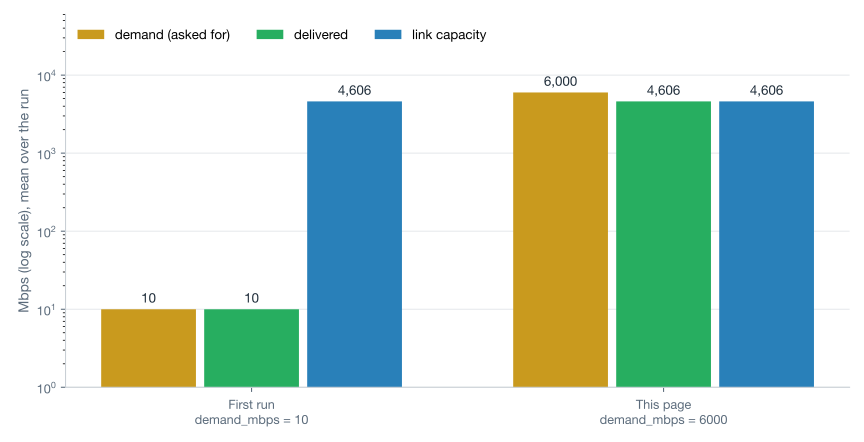

Write the Python code that produced this figure.
"""Generate change-one-setting.svg, the comparison figure on "Change one setting".

It compares two seed-1 runs of the first scenario: the original (10 Mbps
demand) and the copy with demand_mbps = 6000. For each run it draws the
demand, the delivered rate and the link capacity, averaged over the run.
Run it with the project venv from docs/:

    ../.venv/bin/python diagrams/change-one-setting.py \\
        ../outputs/getting-started/01-static-los-baseline \\
        ../outputs/getting-started/01-demand-6000
"""
import csv
import os
import sys

import matplotlib

matplotlib.use("Agg")
import matplotlib.pyplot as plt  # noqa: E402

HERE = os.path.dirname(os.path.abspath(__file__))
TARGET = os.path.join(HERE, "change-one-setting.svg")
INK, MUTED, GRID = "#1f2d3a", "#5b6b7b", "#e6e9ec"
BLUE, AMBER, GREEN = "#2980b9", "#c99a1e", "#27ae60"


def mean_col(path, key):
    with open(path, newline="") as f:
        vals = [float(r[key]) for r in csv.DictReader(f)]
    return sum(vals) / len(vals)


def main():
    root = os.path.join(HERE, "..", "..", "outputs", "getting-started")
    runs = sys.argv[1:3] or [os.path.join(root, "01-static-los-baseline"),
                             os.path.join(root, "01-demand-6000")]
    labels = ["First run\ndemand_mbps = 10", "This page\ndemand_mbps = 6000"]
    series = {"demand": [], "delivered": [], "capacity": []}
    for run in runs:
        seed = os.path.join(run, "seed-1")
        series["demand"].append(mean_col(os.path.join(seed, "flows.csv"), "demand_mbps"))
        series["delivered"].append(mean_col(os.path.join(seed, "flows.csv"), "delivered_mbps"))
        series["capacity"].append(mean_col(os.path.join(seed, "links.csv"), "capacity_mbps"))

    plt.rcParams["font.family"] = ["Helvetica Neue", "Helvetica", "Arial", "DejaVu Sans"]
    fig, ax = plt.subplots(figsize=(9, 4.6))
    fig.patch.set_facecolor("white")
    width = 0.25
    bars = [("demand", "demand (asked for)", AMBER), ("delivered", "delivered", GREEN),
            ("capacity", "link capacity", BLUE)]
    for i, (key, name, color) in enumerate(bars):
        xs = [x + (i - 1) * width for x in range(len(runs))]
        rects = ax.bar(xs, series[key], width * 0.92, color=color, label=name)
        for r, v in zip(rects, series[key]):
            ax.text(r.get_x() + r.get_width() / 2, v * 1.12, f"{v:,.0f}", ha="center",
                    va="bottom", fontsize=10, color=INK)
    ax.set_yscale("log")
    ax.set_ylim(1, 60000)
    ax.set_xticks(range(len(runs)))
    ax.set_xticklabels(labels, fontsize=11, color=INK)
    ax.set_ylabel("Mbps (log scale), mean over the run", fontsize=10.5, color=MUTED)
    ax.grid(True, axis="y", color=GRID, linewidth=0.8)
    ax.set_axisbelow(True)
    for side in ("top", "right"):
        ax.spines[side].set_visible(False)
    for side in ("left", "bottom"):
        ax.spines[side].set_color("#c9cfd5")
    ax.tick_params(colors=MUTED, labelsize=9.5)
    ax.legend(loc="upper left", fontsize=10, frameon=False, ncol=3)
    fig.tight_layout()
    fig.savefig(TARGET, format="svg", facecolor="white")
    print(f"wrote {TARGET}")


if __name__ == "__main__":
    main()
